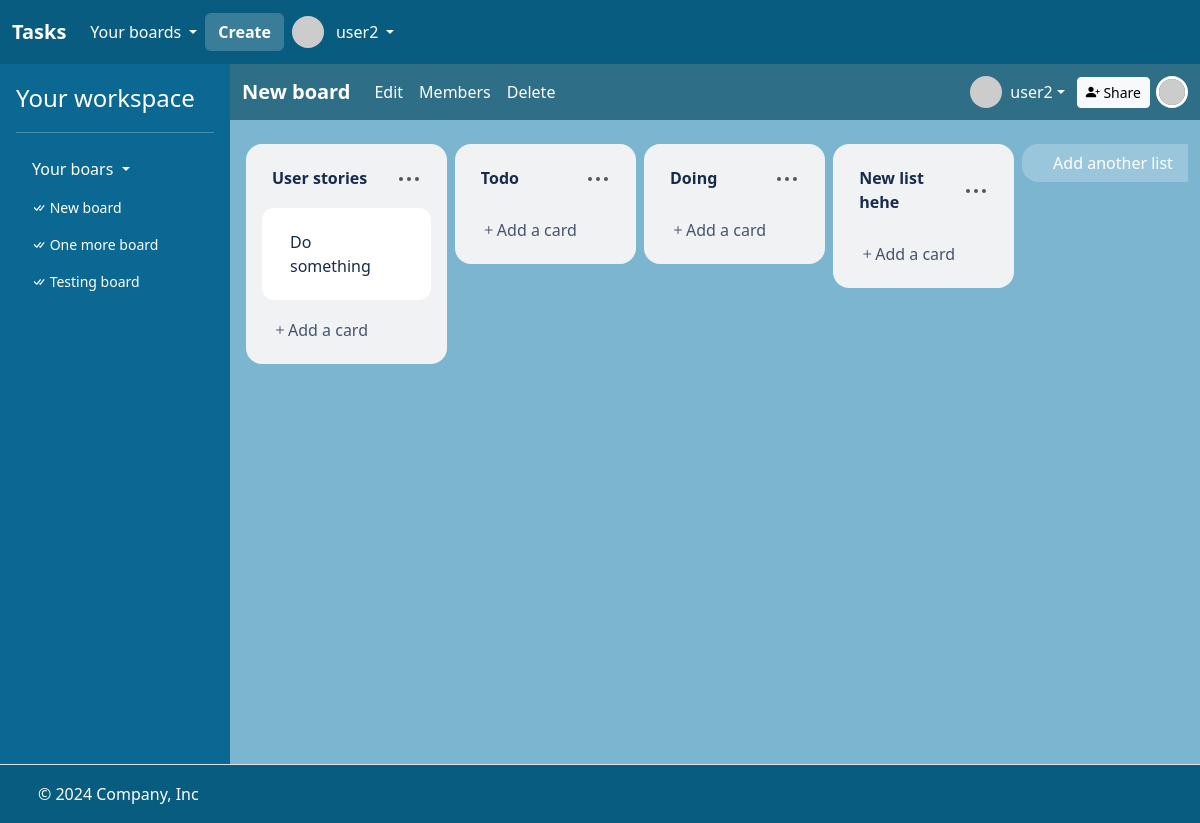
The app's page /boards/32 (signed in), older data.
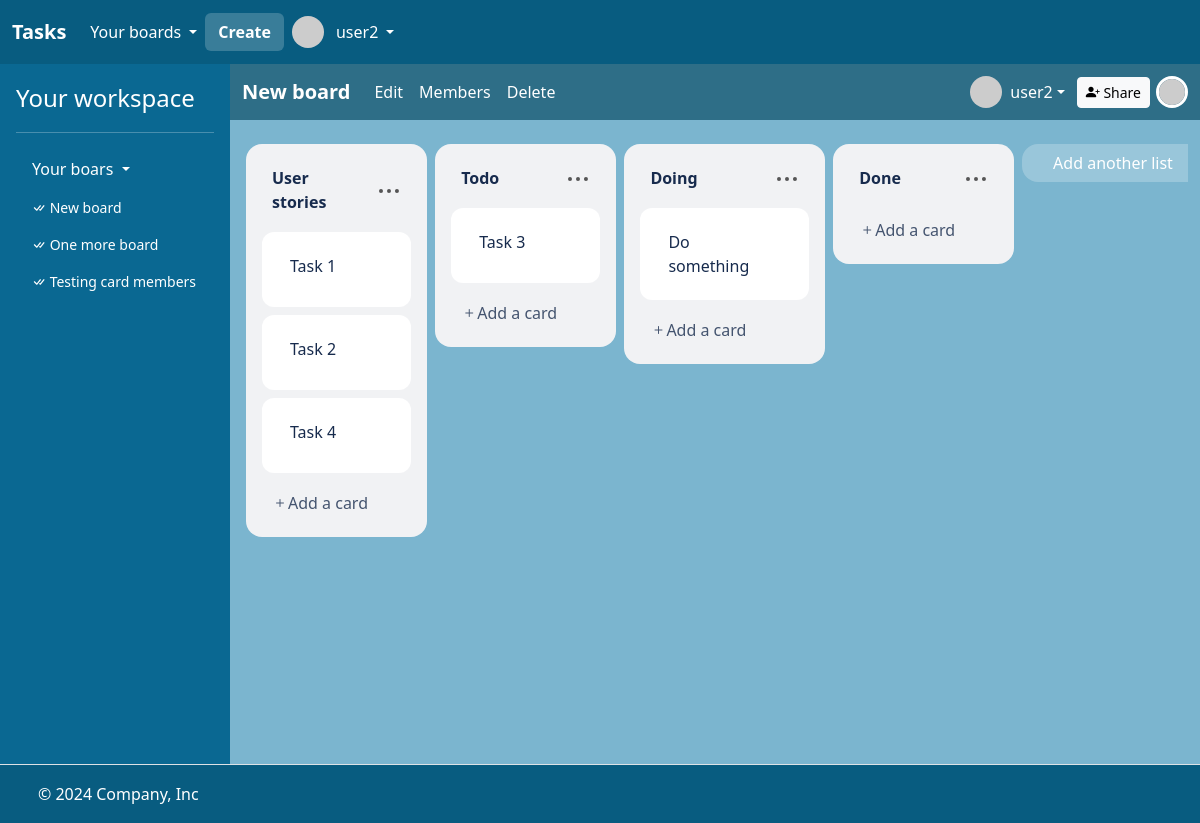
The same page, newer data.
### task/models.py (models this page shows)
class User(AbstractUser):
    bio = models.CharField(max_length=256)

class Board(models.Model):
    name = models.CharField(max_length=256)
    description = models.CharField(max_length=256)
    members = models.ManyToManyField(User, related_name="boards")
    created_at = models.DateTimeField(auto_now_add=True)

class List(models.Model):
    board = models.ForeignKey("Board", on_delete=models.CASCADE, related_name="lists")
    name = models.CharField(max_length=256)
    position = models.DecimalField(max_digits=10, decimal_places=2)
    created_at = models.DateTimeField(auto_now_add=True)

class Card(models.Model):
    list = models.ForeignKey("List", on_delete=models.CASCADE, related_name="cards")
    title = models.CharField(max_length=256)
    description = models.CharField(max_length=256)
    due_date = models.DateTimeField(null=True, blank=True)
    position = models.DecimalField(max_digits=10, decimal_places=2)
    members = models.ManyToManyField(User, related_name="cards")
    created_at = models.DateTimeField(auto_now_add=True)

### task/views.py (the view)
# urls.py: path("boards/<int:board_id>", views.board, name="board"),
@csrf_exempt
@login_required
def board(request, board_id):
    board = (
        request.user.boards.filter(id=board_id)
        .prefetch_related("members", "lists__cards", "lists")
        .first()
    )
    lists = (
        board.lists.all()
        .order_by("position")
        .prefetch_related(
            Prefetch(
                "cards",
                queryset=Card.objects.order_by("position"),
                to_attr="ordered_cards",
            )
        )
    )
    members = board.members.all()
    total_member = members.count()
    for index, member in enumerate(members):
        member.index = total_member - index
    return render(
        request,
        "task/board.html",
        {
            "board": board,
            "lists": lists,
            "boards": request.user.boards.all(),
            "members": members,
        },
    )

### task/templates/task/board.html (shortened to what this page needs)
{% extends "task/layout.html" %}
{% load static %}
{% block main %}
<div style="display: flex; flex-direction: column; height: 100%; background: #7bb5cf;">
    <nav class="navbar navbar-expand-lg" style="background: #2e6e87"  data-bs-theme="dark">
        <div class="container-fluid">
          <a id="board-title" class="navbar-brand fw-bold" href="{% url 'board' board.id %}" data-board-id="{{ board.id }}">{{ board.name }}</a>
          <div class="collapse navbar-collapse" id="navbarBoard">
            <ul class="navbar-nav me-auto mb-2 mb-lg-0">
                <li class="nav-item">
                    <a class="nav-link active" aria-current="page" href="{% url 'edit_board' board.id %}">Edit</a>
                </li>
                <li class="nav-item">
                    <a class="nav-link active" aria-current="page" href="{% url 'board_members' board.id %}">Members</a>
                </li>
                <li class="nav-item">
                    <button type="button" class="nav-link active" data-bs-toggle="modal" data-bs-target="#confirmBoardDeletionModal">
                        Delete
                    </button>
                </li>
            </ul>
            <div style="display: flex; align-items: center; gap: 12px;">
                <div class="dropdown">
                    <a href="#" class="text-decoration-none  d-flex align-items-center text-white dropdown-toggle" id="dropdownUser1" data-bs-toggle="dropdown" aria-expanded="false">
                      <img src="https://i.pravatar.cc/48?u={{ user.id }}" alt="" width="32" height="32" class="rounded-circle me-2">
                      <span>{{ user.username }}</span>
                    </a>
                </div>
                <a class="btn btn-sm btn-light" href="{% url 'board_add_member' board.id %}"><i class="bi bi-person-plus-fill"></i> Share</a>
                <div id="board-members" style="margin-left: 4px;">
                    {% for member in members %}
                        {% if member.id != user.id %}
                            <a href="{% url 'profile' member.id %}">
                                <img src="https://i.pravatar.cc/48?u={{ member.id }}" alt="" width="32" height="32" class="rounded-circle" style="margin-left: -10px; z-index: {{member.index}}; position: relative; border:3px solid white;">
                            </a>
                        {% endif %}
                    {% endfor %}
                </div>
            </div>
          </div>
        </div>
    </nav>
    <div class="mt-3" style="margin: 12px; flex: 1">
        <div class="task-lists g-3 mt-2" style="display:flex; overflow-x: auto; width: 100%; max-width: 100%;">
                {% for list in lists %}
                <div class="col px-1" style="flex: 0 0 20%;">
                    <div class="card task-list" style="cursor: pointer; background: #f1f2f4; border-radius: 16px; border: none;" draggable="true" id="list-id-{{ list.id }}" data-list-id="{{ list.id }}" data-list-position="{{ list.position }}">
                        <div class="card-body" style="display:flex; flex-direction: column; max-height: 650px !important; overflow-y: auto;" data-list-id="{{ list.id }}">
                            <div class="mb-2 flex-center-space-between">
                                <a class="btn-transparent fw-bold text-decoration-none" style="color: #172b4d;" href="{% url 'edit_list' list.id %}">{{ list.name }}</a>
                                <div class="dropdown">
                                    <a class="btn-transparent" data-bs-toggle="dropdown" aria-expanded="false">
                                        <svg xmlns="http://www.w3.org/2000/svg" viewBox="0 0 24 24" width="24" height="24" fill="#555"><path d="M20 14a2 2 0 1 1-.001-3.999A2 2 0 0 1 20 14ZM6 12a2 2 0 1 1-3.999.001A2 2 0 0 1 6 12Zm8 0a2 2 0 1 1-3.999.001A2 2 0 0 1 14 12Z"></path></svg>
                                    </a>
                                  </div>
                            </div>
                            {% for card in list.ordered_cards %}
                                    <div class="btn task-card card bg-info my-1 bg-white" style="text-align: left; border: none; border-radius: 12px;" data-card-id="{{ card.id }}" data-list-id="{{ list.id }}" id="card-id-{{ card.id }}" draggable="true" data-card-position="{{ card.position }}">
                                        <div class="card-body" style="display: flex; justify-content: space-between;">
                                            <span class="textarea" style="color: #172B4D;">{{ card.title }}</span>
                                        </div>
                                    </div>
                            {% endfor %}
                            <div class="task-card-hidden mt-2">
                                <a class="btn btn-transparent" style="color: #44546f" href="{% url 'list_add_card_view' list.id %}"><i class="bi bi-plus" fill="#44546f"></i>Add a card</a>
                            </div>
                        </div>
                    </div>
                </div>
                {% endfor %}
                <div class="col px-1" style="flex: 0 0 20%;">
                    <div class="card" style="border: none; border-radius: 16px;" draggable="true" id="task-add-list-btn">
                        <a class="btn text-white" style="border-radius: 16px;" href="{% url 'board_add_list_view' board.id %}">Add another list</a>
                    </div>
                </div>
        </div>
    </div>
</div>
{% endblock %}

### task/templates/task/layout.html (shortened to what this page needs)
<!DOCTYPE html>
{% load static %}
<html lang="en">
    <head>
        <link href="https://cdn.jsdelivr.net/npm/bootstrap@5.3.3/dist/css/bootstrap.min.css" rel="stylesheet">
        <link rel="stylesheet" href="https://cdn.jsdelivr.net/npm/bootstrap-icons@1.3.0/font/bootstrap-icons.css">
        <link href="{% static 'styles.css' %}" rel="stylesheet">
    </head>
    <body style="height: 100vh;">
        <div style="display: flex; flex-direction: column; height: 100%;">
            <header>
                <nav class="navbar navbar-expand-lg"  data-bs-theme="dark" style="background: #085c80;">
                    <div class="container-fluid">
                      <a class="navbar-brand fw-bold" href="{% url 'index' %}">Tasks</a>
                      <div class="collapse navbar-collapse" id="navbarHeader">
                        <ul class="navbar-nav me-auto mb-2 mb-lg-0" style="display: flex; align-items: center;">
                            {% if user.is_authenticated %}
                                <li class="nav-item dropdown">
                                    <a class="nav-link dropdown-toggle text-white" href="#" role="button" data-bs-toggle="dropdown" aria-expanded="false" style="display: flex; align-items: center; gap: 4px;">
                                        <span>Your boards</span>
                                    </a>
                                </li>
                                <li class="nav-item">
                                    <a class="btn fw-bold text-white" style="background: #397D99; color: white;" href="{% url 'create_board' %}">Create</a>
                                </li>
                                <li class="nav-item dropdown">
                                    <a class="nav-link dropdown-toggle text-white" href="#" role="button" data-bs-toggle="dropdown" aria-expanded="false" style="display: flex; align-items: center; gap: 4px;">
                                        <img src="https://i.pravatar.cc/48?u={{ user.id }}" alt="" width="32" height="32" class="rounded-circle me-2">
                                        <span>{{ user.username }}</span>
                                    </a>
                                </li>
                          {% endif %}
                        </ul>
                      </div>
                    </div>
                  </nav>
            </header>
            <main style="flex: 1;">
                <div class="d-flex flex-nowrap" style="height: 100%;">
                    {% if user.is_authenticated %}
                    <div class="d-none d-lg-flex flex-column flex-shrink-0 p-3 text-white" style="width: 230px; background: #0A6892;">
                        <a href="{% url 'index' %}" class="text-decoration-none d-flex align-items-center mb-3 mb-md-0 me-md-auto text-white">
                          <span class="fs-4">Your workspace</span>
                        </a>
                        <hr>
                        <ul class="nav nav-pills flex-column mb-auto">
                          <li class="mb-1">
                            <button class="nav-link text-white collapsed dropdown-toggle" data-bs-toggle="collapse" data-bs-target="#home-collapse" aria-expanded="true">
                                Your boars
                            </button>
                            <div class="collapse show " id="home-collapse">
                                <ul class="btn-toggle-nav list-unstyled fw-normal pb-1 small" style="max-height: 490px; overflow-y: auto;">
                                    {% for board in boards %}
                                    <li>
                                        <a href="{% url 'board' board.id %}" class="nav-link text-white">
                                            <i class="bi bi-check-all"></i>
                                            {{ board.name }}
                                        </a>
                                    </li>
                                    {% endfor %}
                                </ul>
                            </div>
                          </li>
                        </ul>
                    </div>
                    {% endif %}
                    <div style="flex: 1; background: white; overflow-x: hidden; min-height: 700px;">
                        {% block main %}
                        {% endblock %}
                    </div>
                </div>
            </main>
            <footer class="d-flex flex-wrap justify-content-between align-items-center py-3 border-top" style="background: #085c80; border: none;">
                <div class="col-md-4 d-flex align-items-center">
                  <a href="/" class="mb-3 me-2 mb-md-0 text-body-secondary lh-1">
                    <svg class="bi" width="30" height="24"><use xlink:href="#bootstrap"></use></svg>
                  </a>
                  <span class="mb-3 mb-md-0 text-white">© 2024 Company, Inc</span>
                </div>
                <ul class="nav col-md-4 justify-content-end list-unstyled d-flex">
                  <li class="ms-3"><a class="text-body-secondary" href="#"><svg class="bi" width="24" height="24"><use xlink:href="#twitter"></use></svg></a></li>
                  <li class="ms-3"><a class="text-body-secondary" href="#"><svg class="bi" width="24" height="24"><use xlink:href="#instagram"></use></svg></a></li>
                  <li class="ms-3"><a class="text-body-secondary" href="#"><svg class="bi" width="24" height="24"><use xlink:href="#facebook"></use></svg></a></li>
                </ul>
            </footer>
        </div>
    </body>
</html>

### task/static/styles.css (style rules this page uses)
.task-card { outline: 2px solid transparent; }
#task-add-list-btn { background-color: #ffffff3b; }
.btn-transparent { padding: 6px 10px; border: none; border-radius: 4px; background-color: transparent; }
.flex-center-space-between { display: flex; justify-content: space-between; align-items: center; }
.textarea { white-space: pre-line; white-space: pre-wrap; }

Row changes from the older to the newer data that the page shows:
changed Board: name "Testing board" → "Testing card members"
changed List "User stories": loses Card (title "Do something")
added Card: title "Task 1", shown under List "User stories"
added Card: title "Task 2", shown under List "User stories"
added Card: title "Task 4", shown under List "User stories"
added Card: title "Task 3", shown under List "Todo"
changed List "Doing": gains Card (title "Do something")
changed List: name "New list hehe" → "Done"
